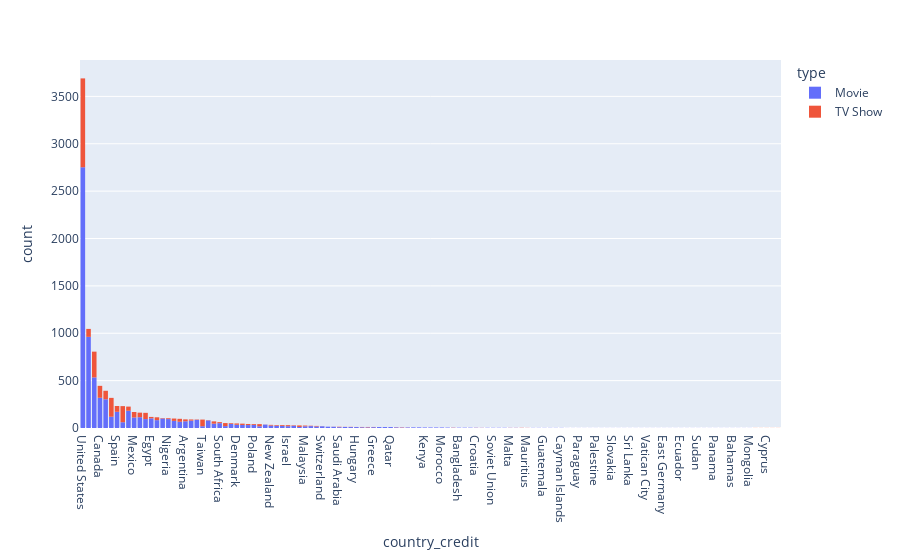

Source (notebook cell):
### Code cell
px.histogram(country_count, "country_credit", color = "type").update_xaxes(categoryorder = "total descending")

### Figure 1 — Plotly figure (JSON) as saved in the notebook; plotly's stock layout.template omitted (floating-point values rounded to 4 significant figures; data arrays with more than 128 entries replaced by an {"elided": "..."} marker saying what was removed)
{"data": [{"alignmentgroup": "True", "bingroup": "x", "hovertemplate": "type=Movie<br>country_credit=%{x}<br>count=%{y}<extra></extra>", "legendgroup": "Movie", "marker": {"color": "#636efa", "pattern": {"shape": ""}}, "name": "Movie", "offsetgroup": "Movie", "orientation": "v", "showlegend": true, "type": "histogram", "x": {"elided": "7379 str values"}, "xaxis": "x", "yaxis": "y"}, {"alignmentgroup": "True", "bingroup": "x", "hovertemplate": "type=TV Show<br>country_credit=%{x}<br>count=%{y}<extra></extra>", "legendgroup": "TV Show", "marker": {"color": "#EF553B", "pattern": {"shape": ""}}, "name": "TV Show", "offsetgroup": "TV Show", "orientation": "v", "showlegend": true, "type": "histogram", "x": {"elided": "2640 str values"}, "xaxis": "x", "yaxis": "y"}], "layout": {"barmode": "relative", "legend": {"title": {"text": "type"}, "tracegroupgap": 0}, "margin": {"t": 60}, "xaxis": {"anchor": "y", "categoryorder": "total descending", "domain": [0, 1], "title": {"text": "country_credit"}}, "yaxis": {"anchor": "x", "domain": [0, 1], "title": {"text": "count"}}}}
